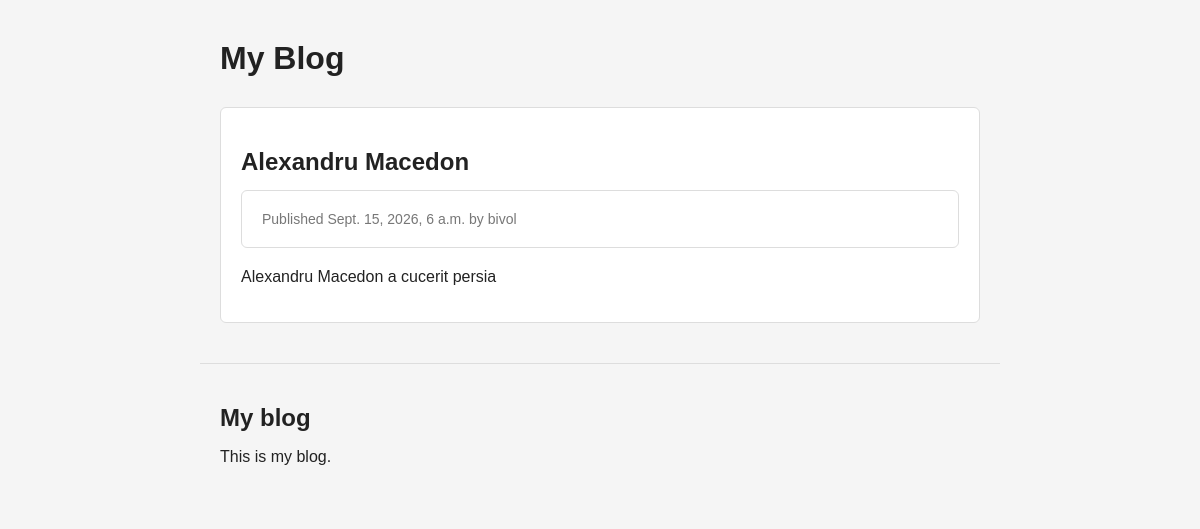
/blog/, run on an earlier commit of the app's database.
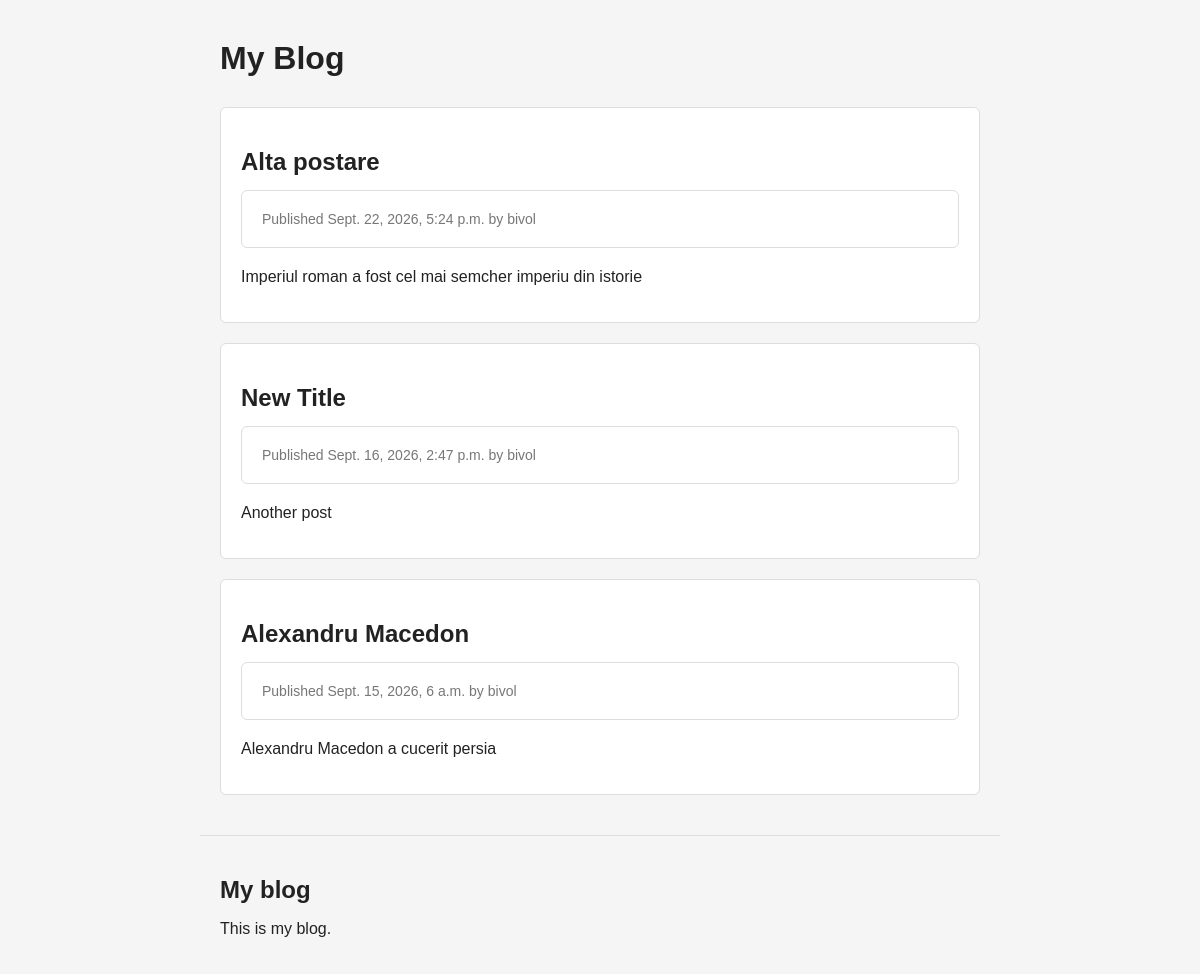
And on a later commit of the database.
### blog/models.py (models this page shows, shortened)
class Post(models.Model):
    title = models.CharField(max_length=250)
    slug = models.SlugField(max_length=250)
    body = models.TextField()
    publish = models.DateTimeField(default=timezone.now)
    created = models.DateTimeField(auto_now_add=True)
    updated = models.DateTimeField(auto_now=True)
    author = models.ForeignKey(User,on_delete=models.CASCADE,related_name="blog_posts")
    class Status(models.TextChoices):
        DRAFT = 'DF', 'Draft'
        PUBLISHED = 'PB', 'published'
    status = models.CharField(max_length=2,choices=Status.choices,default=Status.DRAFT)
    objects = models.Manager()
    published= PublishedManager()
    class Meta:
        ordering= ['-publish']

### blog/views.py (the view)
# urls.py: path("",views.post_list,name="post_list"),
def post_list(request):
    posts= Post.published.all()
    return render(request,"blog/post/list.html",{"posts":posts})

### blog/models.py (called while the page is built)
    def get_queryset(self):
        return super().get_queryset().filter(status=Post.Status.PUBLISHED)

### blog/templates/blog/post/list.html (shortened to what this page needs)
{% extends "blog/base.html" %}
{% block content %}
 <h1>My Blog</h1>
 {% for post in posts %}
 <article class="post">
 <h2>
     <a href="{% url 'blog:post_detail' post.id %}">
       {{ post.title }}
     </a>
   </h2>
   <p class="date post">
     Published {{ post.publish }} by {{ post.author }}
   </p>
   {{ post.body|truncatewords:30|linebreaks }}
 </article>
 {% endfor %}
{% endblock %}

### blog/templates/blog/base.html (shortened to what this page needs)
{% load static %}
<!DOCTYPE html>
<html lang="en">
<head>
    <link href="{% static 'css/blog.css' %}" rel="stylesheet">
</head>
<body>
    <div id="content">
       {% block content %}
       {% endblock %}
    </div>
    <div id="sidebar">
       <h2>My blog</h2>
       <p>This is my blog.</p>
    </div>
</body>
</html>

### blog/static/css/blog.css (style rules this page uses)
* { box-sizing: border-box; }
body { margin: 0; font-family: Arial, sans-serif; background: #f5f5f5; color: #222; }
#content { max-width: 800px; margin: 40px auto; padding: 0 20px; }
#sidebar { max-width: 800px; margin: 0 auto; padding: 20px; border-top: 1px solid #ddd; }
h1 { margin-bottom: 30px; }
h2 { margin-bottom: 5px; }
a { color: #222; text-decoration: none; }
.date { color: #777; font-size: 14px; }
.post { background: white; padding: 20px; margin-bottom: 20px; border: 1px solid #ddd; border-radius: 6px; }

What changed in the data, as far as the page shows it:
added Post: title "Alta postare", publish "Sept. 22, 2026, 5:24 p.m.", author "bivol", body "Imperiul roman a fost cel mai semcher imperiu din istorie"
now on this page (row edited): Post: title "New Title", publish "Sept. 16, 2026, 2:47 p.m.", author "bivol", body "Another post"
